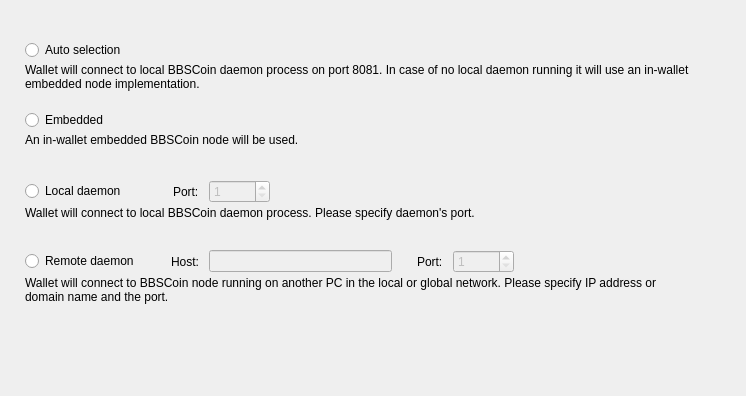
<?xml version="1.0" encoding="UTF-8"?>
<ui version="4.0">
 <class>ConnectionOptionsFrame</class>
 <widget class="QFrame" name="ConnectionOptionsFrame">
  <property name="geometry">
   <rect>
    <x>0</x>
    <y>0</y>
    <width>746</width>
    <height>396</height>
   </rect>
  </property>
  <property name="windowTitle">
   <string>Frame</string>
  </property>
  <property name="frameShape">
   <enum>QFrame::NoFrame</enum>
  </property>
  <property name="frameShadow">
   <enum>QFrame::Raised</enum>
  </property>
  <layout class="QVBoxLayout" name="verticalLayout_5">
   <property name="spacing">
    <number>0</number>
   </property>
   <property name="leftMargin">
    <number>25</number>
   </property>
   <property name="topMargin">
    <number>40</number>
   </property>
   <property name="rightMargin">
    <number>49</number>
   </property>
   <item>
    <widget class="QWidget" name="widget" native="true">
     <property name="sizePolicy">
      <sizepolicy hsizetype="Preferred" vsizetype="Fixed">
       <horstretch>0</horstretch>
       <verstretch>0</verstretch>
      </sizepolicy>
     </property>
     <property name="minimumSize">
      <size>
       <width>0</width>
       <height>70</height>
      </size>
     </property>
     <property name="maximumSize">
      <size>
       <width>16777215</width>
       <height>70</height>
      </size>
     </property>
     <layout class="QVBoxLayout" name="verticalLayout" stretch="0,1">
      <property name="spacing">
       <number>3</number>
      </property>
      <property name="leftMargin">
       <number>0</number>
      </property>
      <property name="topMargin">
       <number>0</number>
      </property>
      <property name="rightMargin">
       <number>0</number>
      </property>
      <property name="bottomMargin">
       <number>0</number>
      </property>
      <item>
       <widget class="QRadioButton" name="m_autoRadio">
        <property name="text">
         <string>Auto selection</string>
        </property>
        <attribute name="buttonGroup">
         <string notr="true">m_connectionButtonGroup</string>
        </attribute>
       </widget>
      </item>
      <item alignment="Qt::AlignTop">
       <widget class="WalletGui::WalletSmallGrayTextLabel" name="m_autoHelperLabel">
        <property name="text">
         <string>Wallet will connect to local BBSCoin daemon process on port 8081. In case of no local daemon running it will use an in-wallet embedded node implementation.</string>
        </property>
        <property name="alignment">
         <set>Qt::AlignLeading|Qt::AlignLeft|Qt::AlignTop</set>
        </property>
        <property name="wordWrap">
         <bool>true</bool>
        </property>
        <property name="indent">
         <number>0</number>
        </property>
       </widget>
      </item>
     </layout>
    </widget>
   </item>
   <item>
    <widget class="QWidget" name="widget_2" native="true">
     <property name="sizePolicy">
      <sizepolicy hsizetype="Preferred" vsizetype="Fixed">
       <horstretch>0</horstretch>
       <verstretch>0</verstretch>
      </sizepolicy>
     </property>
     <property name="minimumSize">
      <size>
       <width>0</width>
       <height>70</height>
      </size>
     </property>
     <property name="maximumSize">
      <size>
       <width>16777215</width>
       <height>70</height>
      </size>
     </property>
     <layout class="QVBoxLayout" name="verticalLayout_2" stretch="0,1">
      <property name="spacing">
       <number>3</number>
      </property>
      <property name="leftMargin">
       <number>0</number>
      </property>
      <property name="topMargin">
       <number>0</number>
      </property>
      <property name="rightMargin">
       <number>0</number>
      </property>
      <property name="bottomMargin">
       <number>0</number>
      </property>
      <item>
       <widget class="QRadioButton" name="m_embeddedRadio">
        <property name="text">
         <string>Embedded</string>
        </property>
        <attribute name="buttonGroup">
         <string notr="true">m_connectionButtonGroup</string>
        </attribute>
       </widget>
      </item>
      <item alignment="Qt::AlignTop">
       <widget class="WalletGui::WalletSmallGrayTextLabel" name="m_embeddedHelperLabel">
        <property name="text">
         <string>An in-wallet embedded BBSCoin node will be used.</string>
        </property>
        <property name="alignment">
         <set>Qt::AlignLeading|Qt::AlignLeft|Qt::AlignTop</set>
        </property>
        <property name="wordWrap">
         <bool>true</bool>
        </property>
        <property name="indent">
         <number>0</number>
        </property>
       </widget>
      </item>
     </layout>
    </widget>
   </item>
   <item>
    <widget class="QWidget" name="widget_3" native="true">
     <property name="sizePolicy">
      <sizepolicy hsizetype="Preferred" vsizetype="Fixed">
       <horstretch>0</horstretch>
       <verstretch>0</verstretch>
      </sizepolicy>
     </property>
     <property name="minimumSize">
      <size>
       <width>0</width>
       <height>70</height>
      </size>
     </property>
     <property name="maximumSize">
      <size>
       <width>16777215</width>
       <height>70</height>
      </size>
     </property>
     <layout class="QVBoxLayout" name="verticalLayout_3" stretch="0,1">
      <property name="spacing">
       <number>3</number>
      </property>
      <property name="leftMargin">
       <number>0</number>
      </property>
      <property name="topMargin">
       <number>0</number>
      </property>
      <property name="rightMargin">
       <number>0</number>
      </property>
      <property name="bottomMargin">
       <number>0</number>
      </property>
      <item>
       <layout class="QHBoxLayout" name="horizontalLayout">
        <property name="spacing">
         <number>10</number>
        </property>
        <item>
         <widget class="QRadioButton" name="m_localRadio">
          <property name="text">
           <string>Local daemon</string>
          </property>
          <attribute name="buttonGroup">
           <string notr="true">m_connectionButtonGroup</string>
          </attribute>
         </widget>
        </item>
        <item>
         <spacer name="horizontalSpacer">
          <property name="orientation">
           <enum>Qt::Horizontal</enum>
          </property>
          <property name="sizeType">
           <enum>QSizePolicy::Fixed</enum>
          </property>
          <property name="sizeHint" stdset="0">
           <size>
            <width>37</width>
            <height>20</height>
           </size>
          </property>
         </spacer>
        </item>
        <item>
         <widget class="QLabel" name="label">
          <property name="text">
           <string>Port:</string>
          </property>
         </widget>
        </item>
        <item alignment="Qt::AlignVCenter">
         <widget class="QSpinBox" name="m_localPortSpin">
          <property name="enabled">
           <bool>false</bool>
          </property>
          <property name="minimum">
           <number>1</number>
          </property>
          <property name="maximum">
           <number>65535</number>
          </property>
          <property name="value">
           <number>1</number>
          </property>
         </widget>
        </item>
        <item>
         <spacer name="horizontalSpacer_2">
          <property name="orientation">
           <enum>Qt::Horizontal</enum>
          </property>
          <property name="sizeHint" stdset="0">
           <size>
            <width>40</width>
            <height>20</height>
           </size>
          </property>
         </spacer>
        </item>
       </layout>
      </item>
      <item alignment="Qt::AlignTop">
       <widget class="WalletGui::WalletSmallGrayTextLabel" name="m_localHelperLabel">
        <property name="text">
         <string>Wallet will connect to local BBSCoin daemon process. Please specify daemon's port.</string>
        </property>
        <property name="alignment">
         <set>Qt::AlignLeading|Qt::AlignLeft|Qt::AlignTop</set>
        </property>
        <property name="wordWrap">
         <bool>true</bool>
        </property>
        <property name="indent">
         <number>0</number>
        </property>
       </widget>
      </item>
     </layout>
    </widget>
   </item>
   <item>
    <widget class="QWidget" name="widget_4" native="true">
     <property name="sizePolicy">
      <sizepolicy hsizetype="Preferred" vsizetype="Fixed">
       <horstretch>0</horstretch>
       <verstretch>0</verstretch>
      </sizepolicy>
     </property>
     <property name="minimumSize">
      <size>
       <width>0</width>
       <height>70</height>
      </size>
     </property>
     <property name="maximumSize">
      <size>
       <width>16777215</width>
       <height>70</height>
      </size>
     </property>
     <layout class="QVBoxLayout" name="verticalLayout_4" stretch="0,1">
      <property name="spacing">
       <number>3</number>
      </property>
      <property name="leftMargin">
       <number>0</number>
      </property>
      <property name="topMargin">
       <number>0</number>
      </property>
      <property name="rightMargin">
       <number>0</number>
      </property>
      <property name="bottomMargin">
       <number>0</number>
      </property>
      <item>
       <layout class="QHBoxLayout" name="horizontalLayout_2">
        <property name="spacing">
         <number>10</number>
        </property>
        <item>
         <widget class="QRadioButton" name="m_remoteRadio">
          <property name="text">
           <string>Remote daemon</string>
          </property>
          <attribute name="buttonGroup">
           <string notr="true">m_connectionButtonGroup</string>
          </attribute>
         </widget>
        </item>
        <item>
         <spacer name="horizontalSpacer_3">
          <property name="orientation">
           <enum>Qt::Horizontal</enum>
          </property>
          <property name="sizeType">
           <enum>QSizePolicy::Fixed</enum>
          </property>
          <property name="sizeHint" stdset="0">
           <size>
            <width>22</width>
            <height>20</height>
           </size>
          </property>
         </spacer>
        </item>
        <item>
         <widget class="QLabel" name="label_2">
          <property name="text">
           <string>Host:</string>
          </property>
         </widget>
        </item>
        <item>
         <widget class="QLineEdit" name="m_remoteHostEdit">
          <property name="enabled">
           <bool>false</bool>
          </property>
         </widget>
        </item>
        <item>
         <spacer name="horizontalSpacer_5">
          <property name="orientation">
           <enum>Qt::Horizontal</enum>
          </property>
          <property name="sizeType">
           <enum>QSizePolicy::Fixed</enum>
          </property>
          <property name="sizeHint" stdset="0">
           <size>
            <width>15</width>
            <height>20</height>
           </size>
          </property>
         </spacer>
        </item>
        <item>
         <widget class="QLabel" name="label_3">
          <property name="text">
           <string>Port:</string>
          </property>
         </widget>
        </item>
        <item alignment="Qt::AlignVCenter">
         <widget class="QSpinBox" name="m_remotePortSpin">
          <property name="enabled">
           <bool>false</bool>
          </property>
          <property name="minimum">
           <number>1</number>
          </property>
          <property name="maximum">
           <number>65535</number>
          </property>
          <property name="value">
           <number>1</number>
          </property>
         </widget>
        </item>
        <item>
         <spacer name="horizontalSpacer_4">
          <property name="orientation">
           <enum>Qt::Horizontal</enum>
          </property>
          <property name="sizeHint" stdset="0">
           <size>
            <width>40</width>
            <height>20</height>
           </size>
          </property>
         </spacer>
        </item>
       </layout>
      </item>
      <item alignment="Qt::AlignTop">
       <widget class="WalletGui::WalletSmallGrayTextLabel" name="m_remoteHelperLabel">
        <property name="text">
         <string>Wallet will connect to BBSCoin node running on another PC in the local or global network. Please specify IP address or domain name and the port.</string>
        </property>
        <property name="alignment">
         <set>Qt::AlignLeading|Qt::AlignLeft|Qt::AlignTop</set>
        </property>
        <property name="wordWrap">
         <bool>true</bool>
        </property>
        <property name="indent">
         <number>0</number>
        </property>
       </widget>
      </item>
     </layout>
    </widget>
   </item>
   <item>
    <spacer name="verticalSpacer">
     <property name="orientation">
      <enum>Qt::Vertical</enum>
     </property>
     <property name="sizeHint" stdset="0">
      <size>
       <width>665</width>
       <height>61</height>
      </size>
     </property>
    </spacer>
   </item>
  </layout>
 </widget>
 <customwidgets>
  <customwidget>
   <class>WalletGui::WalletSmallGrayTextLabel</class>
   <extends>QLabel</extends>
   <header>Gui/Common/WalletTextLabel.h</header>
  </customwidget>
 </customwidgets>
 <resources/>
 <connections>
  <connection>
   <sender>m_remoteHostEdit</sender>
   <signal>textChanged(QString)</signal>
   <receiver>ConnectionOptionsFrame</receiver>
   <slot>remoteHostNameChanged(QString)</slot>
   <hints>
    <hint type="sourcelabel">
     <x>390</x>
     <y>319</y>
    </hint>
    <hint type="destinationlabel">
     <x>372</x>
     <y>197</y>
    </hint>
   </hints>
  </connection>
  <connection>
   <sender>m_connectionButtonGroup</sender>
   <signal>buttonClicked(int)</signal>
   <receiver>ConnectionOptionsFrame</receiver>
   <slot>connectionButtonClicked(int)</slot>
   <hints>
    <hint type="sourcelabel">
     <x>-1</x>
     <y>-1</y>
    </hint>
    <hint type="destinationlabel">
     <x>372</x>
     <y>197</y>
    </hint>
   </hints>
  </connection>
  <connection>
   <sender>m_remoteRadio</sender>
   <signal>toggled(bool)</signal>
   <receiver>m_remoteHostEdit</receiver>
   <slot>setEnabled(bool)</slot>
   <hints>
    <hint type="sourcelabel">
     <x>88</x>
     <y>264</y>
    </hint>
    <hint type="destinationlabel">
     <x>312</x>
     <y>263</y>
    </hint>
   </hints>
  </connection>
  <connection>
   <sender>m_remoteRadio</sender>
   <signal>toggled(bool)</signal>
   <receiver>m_remotePortSpin</receiver>
   <slot>setEnabled(bool)</slot>
   <hints>
    <hint type="sourcelabel">
     <x>88</x>
     <y>264</y>
    </hint>
    <hint type="destinationlabel">
     <x>498</x>
     <y>263</y>
    </hint>
   </hints>
  </connection>
  <connection>
   <sender>m_localRadio</sender>
   <signal>toggled(bool)</signal>
   <receiver>m_localPortSpin</receiver>
   <slot>setEnabled(bool)</slot>
   <hints>
    <hint type="sourcelabel">
     <x>81</x>
     <y>194</y>
    </hint>
    <hint type="destinationlabel">
     <x>270</x>
     <y>193</y>
    </hint>
   </hints>
  </connection>
 </connections>
 <slots>
  <slot>remoteHostNameChanged(QString)</slot>
  <slot>connectionButtonClicked(int)</slot>
 </slots>
 <buttongroups>
  <buttongroup name="m_connectionButtonGroup"/>
 </buttongroups>
</ui>
